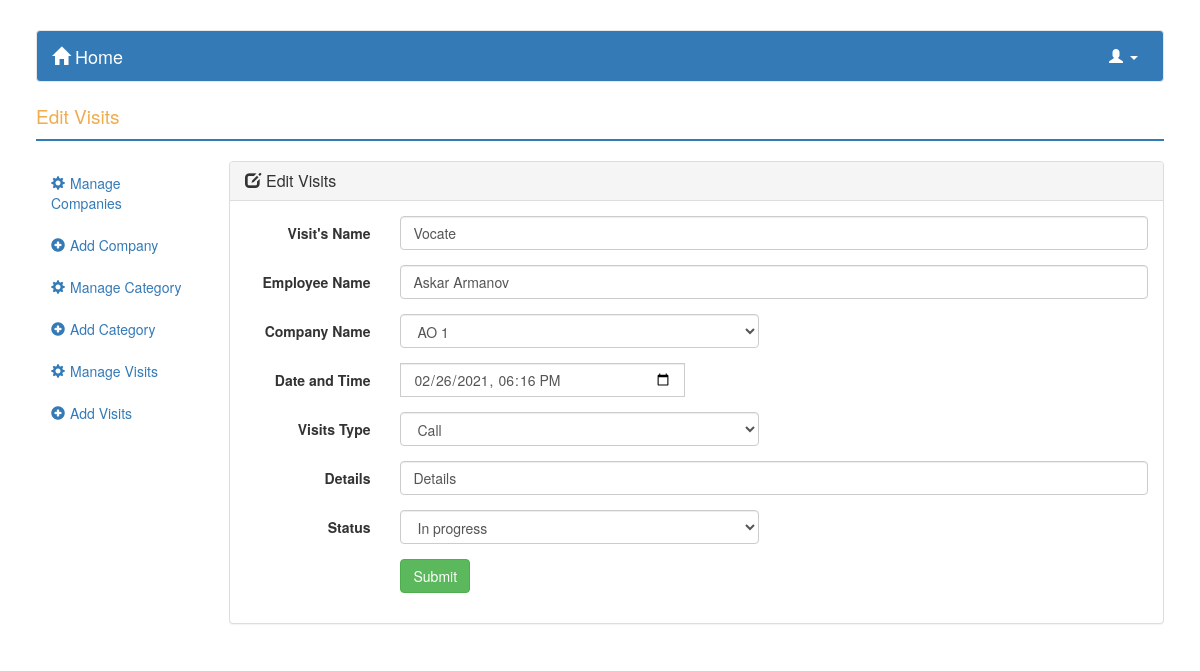
/admin/pages/visits.php?event=editvisits&id=1 (signed in), run on the app's committed database.
### tables this page shows
CREATE TABLE IF NOT EXISTS `visits` (
  `visit_id` int(11) NOT NULL AUTO_INCREMENT,
  `visits_name` varchar(200) NOT NULL,
  `status` int(11) NOT NULL,
  `type` int(11) NOT NULL,
  `employee_name` varchar(200) NOT NULL,
  `details` varchar(200) NOT NULL,
  `visits_date` datetime NOT NULL,
  `company_id` int(11) NOT NULL,
  PRIMARY KEY (`visit_id`)
);

### www/admin/contents/visits_edit.php (the view, shortened to what this page needs)
<?php
$edit_id=$_GET['id'];
$edit_res=mysql_query("SELECT * FROM visits WHERE visit_id=".$edit_id);
$show_res=mysql_fetch_array($edit_res);
$datetime = str_replace(" ","T", substr($show_res['visits_date'], 0, 16));
?>
<div class="panel panel-default">
  <div class="panel-heading">
    <h3 class="panel-title"><span class='glyphicon glyphicon-edit' style='padding-right:5px;'></span>Edit Visits</h3>
  </div>
  <div class="panel-body">
      <?php
      echo "<form class='form-horizontal' method='post' action='../pages/event.php?event=editvisits&id=";echo $show_res['visit_id']."'>";
      ?>
  <div class="form-group">
    <label for="inputVisitsName" class="col-sm-2 control-label">Visit's Name</label>
    <div class="col-sm-10">
        <input type="text" class="form-control" id="inputvisitname" name="visit" value="<?php echo iconv('Windows-1251', 'UTF-8', $show_res['visits_name']); ?>">
    </div>
  </div>
   <div class="form-group">
    <label for="inputEmployee" class="col-sm-2 control-label">Employee Name</label>
    <div class="col-sm-10">
        <input type="text" class="form-control" id="inputEmpName" name="ename" value="<?php echo iconv('Windows-1251', 'UTF-8', $show_res['employee_name']); ?>">
    </div>
  </div>
  <div class="form-group">
    <label for="inputVisits" class="col-sm-2 control-label">Company Name</label>
    <div class="col-sm-5">
        <select class="form-control" name="com_id" required>
        <?php
            $companies=mysql_query("
            SELECT * FROM `companies` WHERE company_id =".$show_res['company_id']." union all
            SELECT * FROM `companies` WHERE company_id <> ".$show_res['company_id']);
            while($res_com=mysql_fetch_array($companies))
            {
                echo "<option value=".$res_com['company_id'].">".iconv('Windows-1251', 'UTF-8', $res_com['company_name'])." </option>";
            }
          ?>
     </select>
    </div>
  </div>
  <div class="form-group">
    <label for="inputDuration" class="col-sm-2 control-label">Date and Time</label>
    <div class="input-group" style="width: 300px;padding-left: 15px;">
    <input class="form-control" type="datetime-local" id="datetime" name = "datetime" value = "<? echo $datetime; ?>" required>
    </div>
  </div>
  <div class="form-group">
    <label for="inputVisits" class="col-sm-2 control-label">Visits Type</label>
    <div class="col-sm-5">
    <select class="form-control" id="inputtype" name = "type" required>
      <option value="0">Call</option>
    </select>
    </div>
  </div>
<div class="form-group">
    <label for="inputVisitsName" class="col-sm-2 control-label">Details</label>
    <div class="col-sm-10">
      <input type="text" class="form-control" id="inputdetails" name="details" value="<?php echo iconv('Windows-1251', 'UTF-8', $show_res['details']); ?>">
    </div>
  </div>
  <div class="form-group">
    <label for="inputVisits" class="col-sm-2 control-label">Status</label>
    <div class="col-sm-5">
      <select class="form-control" id="inputtype" name = "status" required>
        <option value="0">In progress</option>
      </select>
    </div>
  </div>
  <div class="form-group">
    <div class="col-sm-offset-2 col-sm-10">
      <button type="submit" class="btn btn-success" name="btn-add">Submit</button>
    </div>
  </div>
</form>
  </div>
</div>

### data on the page
visits: visit "Vocate", ename "Askar Armanov", datetime "02/26/2021 18:16", details "Details"

### other printed values
form field com_id "AO 1"
